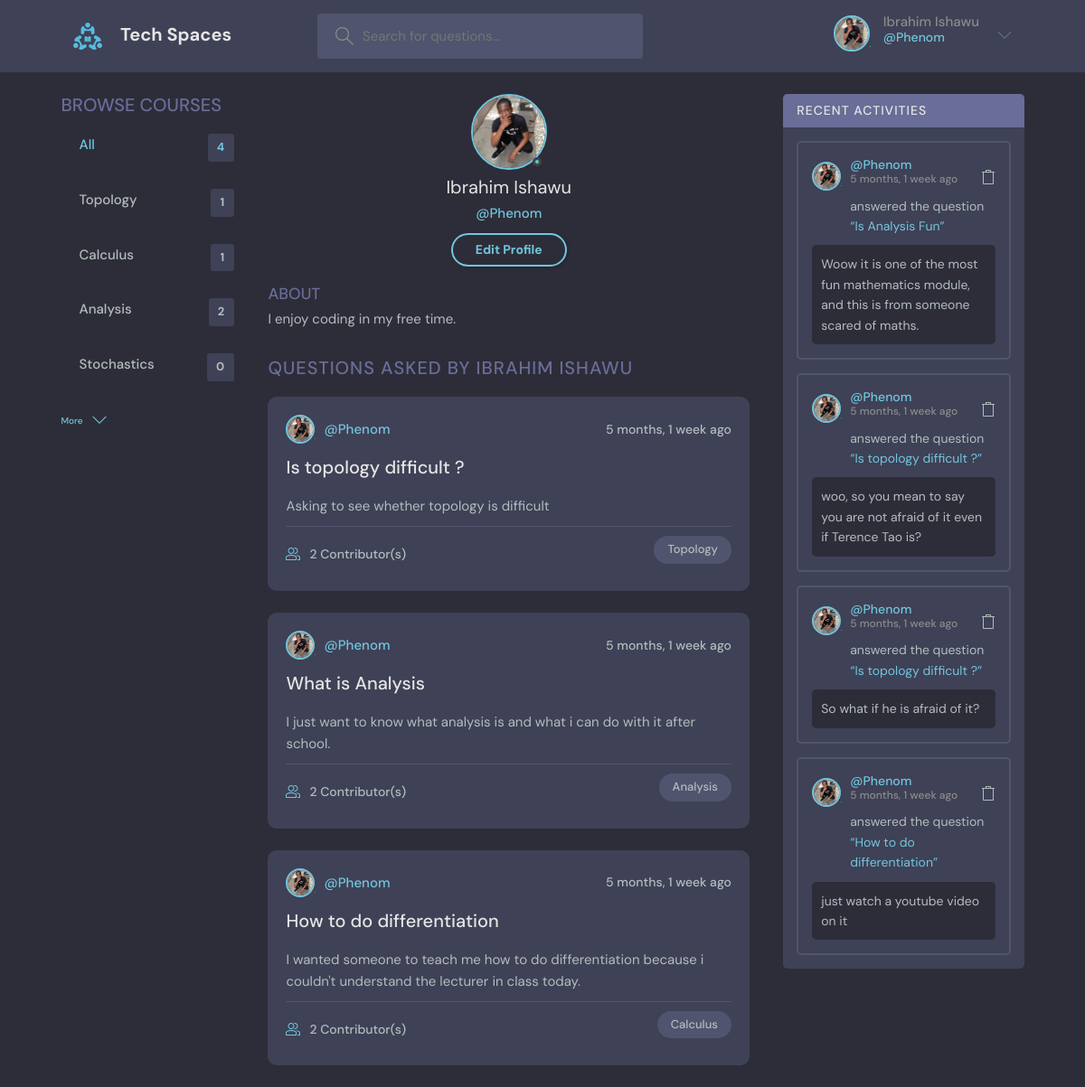
The app's page /accounts/Phenom/profile/view/ (signed in), older data.
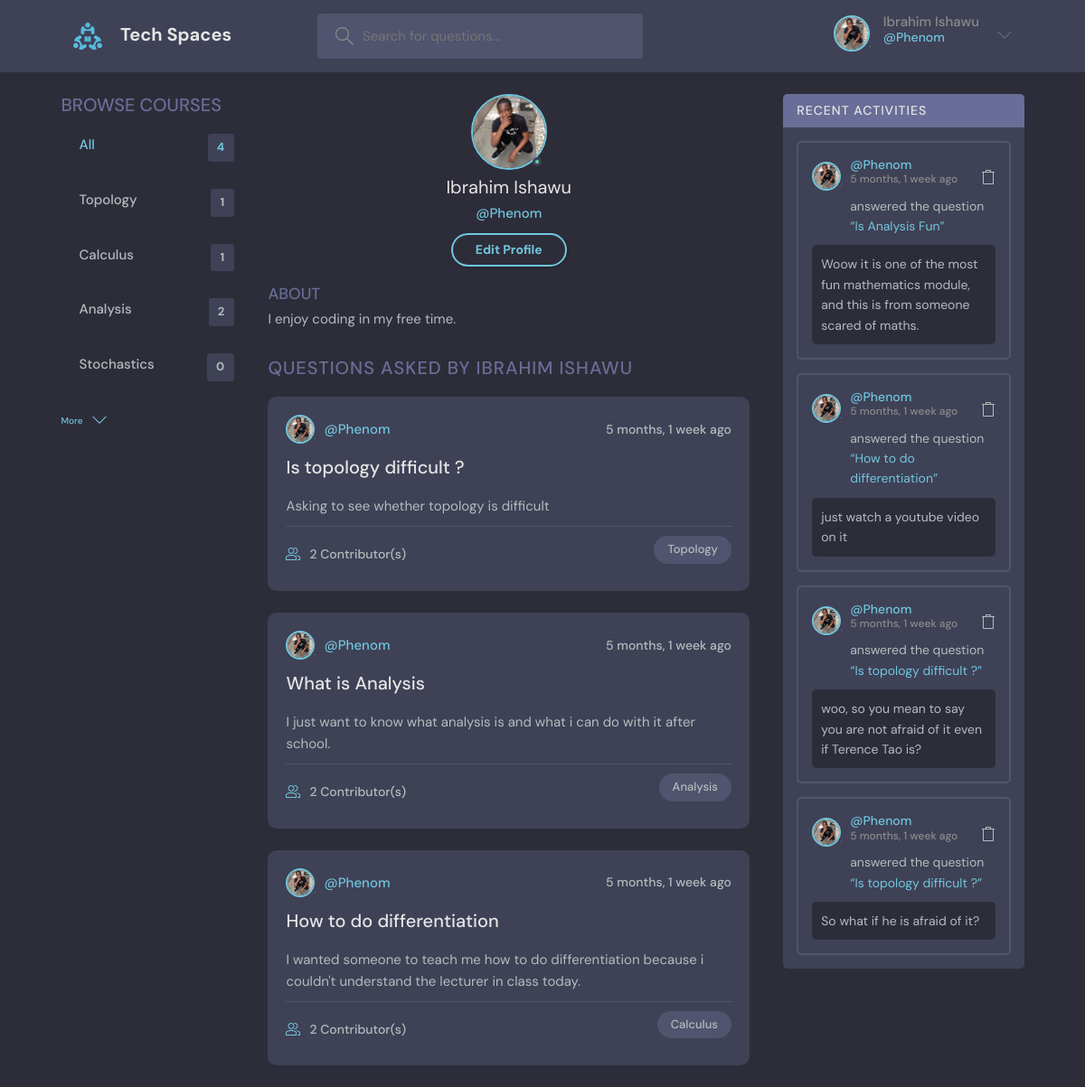
The same page, newer data.
### core/models.py (models this page shows, shortened)
class Course(models.Model):
    name = models.CharField(max_length=200)
    def __str__(self):
        return self.name

class Question(models.Model):
    student = models.ForeignKey(User, on_delete=models.SET_NULL, null=True)
    course = models.ForeignKey(Course, on_delete=models.SET_NULL, null=True)
    name = models.CharField(max_length=200)
    description = models.TextField(null=True, blank=True)
    contributors = models.ManyToManyField(User, related_name='participants', blank=True)
    updated = models.DateTimeField(auto_now=True)
    created = models.DateTimeField(auto_now_add=True)
    class Meta:
        ordering = ["-updated", "-created"]

class User(AbstractUser):
    name = models.CharField(max_length=200, null=True)
    email = models.EmailField(unique=True, null=True)
    bio = models.TextField(null=True)
    avatar = models.ImageField(null=True, default='avatar.svg', upload_to='avatars')
    REQUIRED_FIELDS = []

class Answer(models.Model):
    student = models.ForeignKey(User, on_delete=models.CASCADE)
    question = models.ForeignKey(Question, on_delete=models.CASCADE)
    body = models.TextField()
    updated = models.DateTimeField(auto_now=True)
    created = models.DateTimeField(auto_now_add=True)
    up_votes = models.PositiveIntegerField(default=0)
    down_votes = models.PositiveIntegerField(default=0)
    class Meta:
        ordering = ["-up_votes", "-created"]

### user_authentication/views.py (the view)
# urls.py: path('<username>/profile/view/', views.ProfileView.as_view(), name='profile'),
class ProfileView(LoginRequiredMixin, View):
    def get(self, request, username):
        get_user = get_object_or_404(User, username=username)
        user_answers = get_user.answer_set.all() # type: ignore
        user_questions = get_user.question_set.all() # type: ignore
        courses = Course.objects.filter()
        question_count = Question.objects.all().count()
        context = {
            'user': get_user,
            'query_questions': user_questions,
            'student_answers': user_answers,
            'courses': courses,
            'question_count': question_count,
        }
        return render(request, 'user_authentication/profile.html', context)

### user_authentication/templates/user_authentication/profile.html (shortened to what this page needs)
{% extends 'core/base.html' %}
{% block content %}
  <main class="profile-page layout layout--3">
    <div class="container">
      {% include 'core/_courses.html' %}
      <div class="roomList">
        <div class="profile">
          <div class="profile__avatar">
            <div class="avatar avatar--large active">
              <img src="{{ user.avatar.url }}" />
            </div>
          </div>
          <div class="profile__info">
            <h3>{{ user.name }}</h3>
            <p>@{{ user.username }}</p>
            {% if request.user == user %}
              <a href="{% url 'update_profile' %}" class="btn btn--main btn--pill">Edit Profile</a>
            {% endif %}
          </div>
          <div class="profile__about">
            <h3>About</h3>
            <p>{{ user.bio }}
            </p>
          </div>
        </div>
        <div class="roomList__header">
          <div>
            <h2>Questions asked by {{ user.name }}</a>
            </h2>
          </div>
        </div>
        {% for question in query_questions %}
          <div class="roomListRoom">
            <div class="roomListRoom__header">
              <a href="{% url 'profile' question.student.username %}" class="roomListRoom__author">
                <div class="avatar avatar--small">
                  <img src="{{ question.student.avatar.url }}" />
                </div>
                <span>@{{ question.student.username }}</span>
              </a>
              <div class="roomListRoom__actions">
                <span>{{ question.created | timesince }} ago</span>
              </div>
            </div>
            <div class="roomListRoom__content">
              <a href="{% url 'get_question' question.id %}">{{ question.name }}</a>
              <p>
                {{ question.description }}
              </p>
            </div>
            <div class="roomListRoom__meta">
              <a href="{% url 'get_question' question.id %}" class="roomListRoom__joined">
                {{ question.contributors.all.count }} Contributor(s)
              </a>
              <p class="roomListRoom__topic">{{ question.course }}</p>
            </div>
          </div>
        {% endfor %}
      </div>
      <div class="activities">
        <div class="activities__header">
          <h2>Recent Activities</h2>
        </div>
        {% for answer in student_answers %}
          <div class="activities__box">
            <div class="activities__boxHeader roomListRoom__header">
              <a href="{% url 'profile' answer.student.username %}" class="roomListRoom__author">
                <div class="avatar avatar--small">
                  <img src="{{ answer.student.avatar.url }}" />
                </div>
                <p>
                  @{{ answer.student.username }}
                  <span>{{ answer.created | timesince }} ago</span>
                </p>
              </a>
              <div class="roomListRoom__actions">
              {% if request.user == answer.student %}
                <a href="{% url 'delete_answer' answer.id %}">
                </a>
              {% endif %}
              </div>
            </div>
            <div class="activities__boxContent">
              <p>answered the question
              <a href="{% url 'get_question' answer.question.id %}">
              “{{ answer.question.name }}”</a></p>
              <div class="activities__boxRoomContent">
                {{ answer.body }}
              </div>
            </div>
          </div>
        {% endfor %}
      </div>
    </div>
  </main>
{% endblock content %}

### core/templates/core/_courses.html
<div class="topics">
    <div class="topics__header">
        <h2>Browse Courses</h2>
    </div>
    <ul class="topics__list">
        <li>
            <a href="/" class="active">All <span>{{ question_count }}</span></a>
        </li>
        {% for course in courses %}
            <li>
                <a href="{% url 'home' %}?query={{ course.name }}">{{ course }} <span>
                {{ course.question_set.all.count }}</span></a>
            </li>
        {% endfor %}
    </ul>
    <a class="btn btn--link" href="{% url 'all_courses' %}">
        More
        <svg version="1.1" xmlns="http://www.w3.org/2000/svg" width="32" height="32" viewBox="0 0 32 32">
        <title>chevron-down</title>
        <path d="M16 21l-13-13h-3l16 16 16-16h-3l-13 13z"></path>
        </svg>
    </a>
</div>

Row changes from the older to the newer data that the page shows:
changed Answer "just watch a youtube video on it": moves up the list
